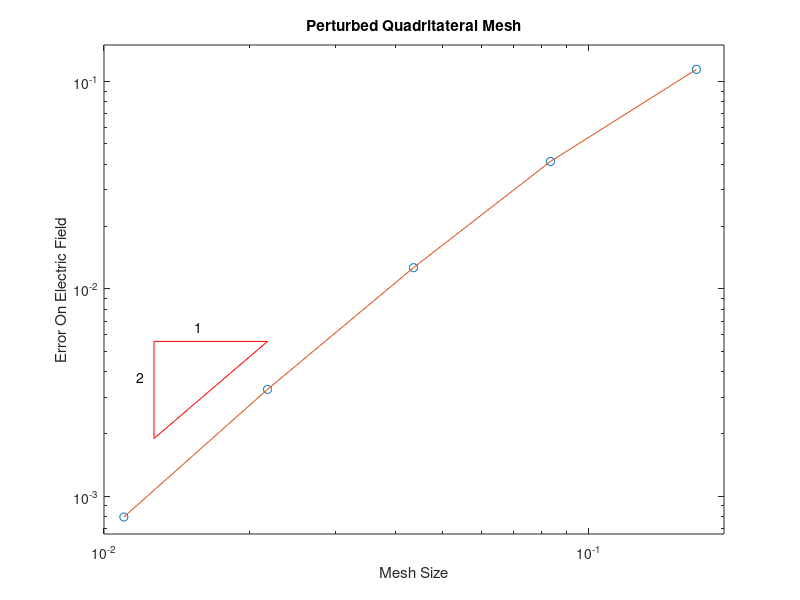

Recreate this plot in MATLAB. (Note: this script raises an error after producing the figure.)
shape = 'quads';
%shape = 'triangles';
%shape = 'voronoi';

switch shape
    case 'triangles'
%%%%%%%%%%%%%%%%%Triangles

h = [0.10101525445522107, 0.05018856132284956, 0.025141822757713456, 0.012525468249897755,...
     0.006261260829309998];%,0.0031355820733239914,0.0015683308166871686];

ElectricError = [0.25767443763803977, 0.08600016556755646, 0.02541229003884713, 0.006691640143879588,...
    0.0016505878226838334];

MagneticError = [2.565164964978283, 1.437687982179637, 0.8718683347666736, 0.46167647448054944,...
    0.2265250908154283];

secondtitle = 'Triangles';




%Plotting the electric field

figure(1)

clf

loglog(h,ElectricError,'o')
%plot(log(h),log(ElectricError));

hold on


loglog(h,ElectricError)
%loglog(h,10^(1)*h.^(1.8))
hold on
%Pick a basis point for the triangle
xseed = 0.9*h(5)+h(4)*0.1;
yseed = 0.01*0.25+0.001*.75;
%desiredSlope Of triangle
slope = 2;
%Another x point
xnext = h(4);


b = log10(yseed/(xseed^slope));


ynext = 10^(b)*xnext^slope;


x = [xseed, xseed, xnext, xseed];
y = [yseed, ynext, ynext, yseed];

loglog(x,y,'r')

text(xseed*0.7+0.3*xnext,ynext+0.001+0.0005,'1')
text(xseed-0.0005,0.5*yseed+0.5*ynext,'2')





title('Triangular Mesh')





%Now the ticks
%The x-axis
leftaxis = 0.01*0.5+.5*0.001;
rightaxis = 0.1+0.01;
upaxis = 0.4;
downaxis = 0.001*0.95+0.05*0.01;

axis([leftaxis rightaxis downaxis upaxis])
xlabel('Mesh Size')

ax = log10(leftaxis);
bx = log10(rightaxis);
tx = ax:(bx-ax)/10:bx;
tx = 10.^(tx);
ay = log10(downaxis);
by = log10(upaxis);
ty = ay:(by-ay)/10:by;
ty = 10.^(ty);

ylabel('Error On Electric Field')

ex = gca;
ex.FontSize =13;


%xticks(tx)
%yticks(ty)
grid on




%Plotting The magnetic Field

figure(2)
clf
loglog(h,MagneticError,'o')
hold on
loglog(h,MagneticError)



hold on

%Pick a basis point for the triangle
xseed = h(4)*0.05+0.95*h(5);
yseed = 0.3;
%desiredSlope Of triangle
slope = 1;
%Another x point
xnext = h(4);


b = log10(yseed/(xseed^slope));


ynext = 10^(b)*xnext^slope;


x = [xseed, xseed, xnext, xseed];
y = [yseed, ynext, ynext, yseed];

loglog(x,y,'r')


text(xseed*0.7+0.3*xnext,ynext+0.01+0.01+0.01+0.01,'1')
text(xseed-0.001/1.5,0.5*yseed+0.5*ynext,'1')










title('Triangular Mesh')
xlabel('Mesh Size')
ylabel('Error On Magnetic Field')


%axis([0.01-0.005 0.1+0.01 0.1+0.1 3])

leftaxis = 0.01-0.005;
rightaxis = 0.1+0.01;
downaxis = 0.1+0.1;
upaxis = 3;

axis([leftaxis rightaxis downaxis upaxis])
xlabel('Mesh Size')

ax = log10(leftaxis);
bx = log10(rightaxis);
tx = ax:(bx-ax)/10:bx;
tx = 10.^(tx);
ay = log10(downaxis);
by = log10(upaxis);
ty = ay:(by-ay)/10:by;
ty = 10.^(ty);

ex = gca;
ex.FontSize =13;

%xticks(tx)
%yticks(ty)

grid on





























    case 'quads'
%%%%%%%%%%%%%%%%%%%PerturbedSquares
%h = [0.471405,0.235702,0.122975,0.0614875,0.0310816,0.0155408,0.00779781];
%The above was the older mesh-size

h = [0.16666666666666666, 0.08333333333333333, 0.043478260869565216, 0.021739130434782608,...
     0.010989010989010988];%, 0.005494505494505494,0.0027548209366391185];

ElectricError = [0.114440086555683, 0.04116361358196967, 0.012656547528009151, 0.0032779829796823587,...
    0.0007945280362943563];

MagneticError = [0.8239224365060367, 0.6334513341946489, 0.33529703808140243, 0.16884095035736615,...
    0.08424444123];
                                                      

secondtitle = 'On Perturbed squares';


%Plotting the electric field

figure(1)

clf

loglog(h,ElectricError,'o')
%plot(log(h),log(ElectricError));

hold on


loglog(h,ElectricError)
%loglog(h,10^(1)*h.^(1.8))
hold on
%Pick a basis point for the triangle
xseed = 0.4*(0.0217+0.01);
yseed = 0.0019;
%desiredSlope Of triangle
slope = 2;
%Another x point
xnext = h(4);


b = log10(yseed/(xseed^slope));


ynext = 10^(b)*xnext^slope;


x = [xseed, xseed, xnext, xseed];
y = [yseed, ynext, ynext, yseed];

loglog(x,y,'r')

text(xseed*0.7+0.3*xnext,ynext+0.001,'1')
text(xseed-0.001,0.5*yseed+0.5*ynext,'2')





title('Perturbed Quadritateral Mesh')
%axis([0.01 0.25 (0.001+0.0001)/2 .15])
xlabel('Mesh Size')
ylabel('Error On Electric Field')

leftaxis = 0.01;
rightaxis = 0.19;
downaxis = 0.001*.62+0.0001*.38;
upaxis = 0.15;

axis([leftaxis rightaxis downaxis upaxis])


ax = log10(leftaxis);
bx = log10(rightaxis);
tx = ax:(bx-ax)/10:bx;
tx = 10.^(tx);
ay = log10(downaxis);
by = log10(upaxis);
ty = ay:(by-ay)/10:by;
ty = 10.^(ty);



%xticks(tx)
%yticks(ty)


ex = gca;
ex.FontSize =13;


grid on



%Plotting The magnetic Field

figure(2)
clf
loglog(h,MagneticError,'o')
hold on
loglog(h,MagneticError)



hold on

%Pick a basis point for the triangle
xseed = h(4)*0.05+0.95*h(5);
yseed = 0.11;
%desiredSlope Of triangle
slope = 1;
%Another x point
xnext = h(4);


b = log10(yseed/(xseed^slope));


ynext = 10^(b)*xnext^slope;


x = [xseed, xseed, xnext, xseed];
y = [yseed, ynext, ynext, yseed];

loglog(x,y,'r')


text(xseed*0.7+0.3*xnext,ynext+0.01+0.001,'1')
text(xseed-0.001,0.5*yseed+0.5*ynext,'1')










title('Perturbed Quadrilateral Mesh')
xlabel('Mesh Size')
ylabel('Error On Magnetic Field')
%axis([0.01 0.25 0.75*10^(-1)+0.25*0.01 1])
grid on

leftaxis = 0.01;
rightaxis = 0.2;
downaxis = 0.75*10^(-1)+0.25*0.01;
upaxis = 1;

axis([leftaxis rightaxis downaxis upaxis])


ax = log10(leftaxis);
bx = log10(rightaxis);
tx = ax:(bx-ax)/10:bx;
tx = 10.^(tx);
ay = log10(downaxis);
by = log10(upaxis);
ty = ay:(by-ay)/10:by;
ty = 10.^(ty);


ex = gca;
ex.FontSize =13;
%xticks(tx)
%yticks(ty)







    case 'voronoi'
%%%%%%%%%%%%%%%%%%%%%%%%%%Voronoi

%h = [0.12803687993289598, 0.06772854614785964, 0.03450327796711771, 0.017476749542968805,...
%     0.008787156237382746];%, 0.004419676355414694,0.0022139558199118672];

%ElectricError = [0.4846671385368301, 0.17629056352803815, 0.0894535222510598, 0.013677866376455412,...
%    0.006616196310031363];

%MagneticError = [4.418879142501644, 2.4900590603987354, 1.2075527434363857, 0.5879063547722386,...
% 0.276556530752596];

h = [0.171499,0.128037,0.0940721,0.0677285,0.0345857,0.0246407];

ElectricError = [0.8528270106417726, 0.4161375289867365, 0.2631698903190134,0.1773556356404628, 0.048334213950323605,...
    0.024966429198926957];

MagneticError = [5.846635716122314, 3.5784520147133114, 3.882480434990292, 2.491257361314027, 1.24380613503858,...
    0.8622777060006687];




secondtitle='Voronoi';



figure(1)

clf

loglog(h,ElectricError,'o')
%plot(log(h),log(ElectricError));

hold on


loglog(h,ElectricError)
%loglog(h,10^(1)*h.^(1.8))
hold on
%Pick a basis point for the triangle
xseed = 0.9*h(6)+h(5)*0.1;
%yseed = 0.0124;
yseed = 0.046;
%desiredSlope Of triangle
slope = 2;
%Another x point
xnext = h(4)*0.25+0.75*h(5);


b = log10(yseed/(xseed^slope));


ynext = 10^(b)*xnext^slope;


x = [xseed, xseed, xnext, xseed];
y = [yseed, ynext, ynext, yseed];

loglog(x,y,'r')

text(xseed*0.7+0.3*xnext,ynext+0.008+0.0005,'1')
text(xseed-0.0011,0.5*yseed+0.5*ynext,'2')





title('Voronoi Tesselation')





%Now the ticks
%The x-axis
%leftaxis = 0.0077;
%rightaxis = 0.1+0.05;
%upaxis = 0.55;
%downaxis = 0.0048;

leftaxis  = 0.022;
rightaxis = 0.22;
upaxis = 1;
downaxis = 0.02;
axis([leftaxis rightaxis downaxis upaxis])
xlabel('Mesh Size')

ax = log10(leftaxis);
bx = log10(rightaxis);
tx = ax:(bx-ax)/10:bx;
tx = 10.^(tx);
ay = log10(downaxis);
by = log10(upaxis);
ty = ay:(by-ay)/10:by;
ty = 10.^(ty);

ylabel('Error On Electric Field')

%xticks(tx)
%yticks(ty)
grid on


ex = gca;
ex.FontSize =13;

%Plotting The magnetic Field

figure(2)
clf
loglog(h,MagneticError,'o')
hold on
loglog(h,MagneticError)

hold on

%Pick a basis point for the triangle
%xseed = h(4)*0.25+0.75*h(5);
%yseed = 0.45;
xseed = 0.9*h(6)+0.1*h(5);
yseed = 1.1;
%desiredSlope Of triangle
slope = 1;
%Another x point
%xnext = h(4);
xnext = h(5)*0.75+0.25*h(4);


b = log10(yseed/(xseed^slope));


ynext = 10^(b)*xnext^slope;


x = [xseed, xseed, xnext, xseed];
y = [yseed, ynext, ynext, yseed];

loglog(x,y,'r')


text(xseed*0.7+0.3*xnext,ynext+0.01+0.01+0.01+0.03,'1')
text(xseed-0.001/1.1,0.5*yseed+0.5*ynext,'1')










title('Voronoi Tesselation')
xlabel('Mesh Size')
ylabel('Error On Magnetic Field')


%axis([0.01-0.005 0.1+0.01 0.1+0.1 3])

%leftaxis = 0.0068*.99+0.01*0.119;
%rightaxis = 0.15;
%downaxis = 0.25;
%upaxis = 5;
leftaxis = 0.023;
rightaxis = 0.2;
downaxis = 0.8;
upaxis = 6.5;
axis([leftaxis rightaxis downaxis upaxis])
xlabel('Mesh Size')

ax = log10(leftaxis);
bx = log10(rightaxis);
tx = ax:(bx-ax)/10:bx;
tx = 10.^(tx);
ay = log10(downaxis);
by = log10(upaxis);
ty = ay:(by-ay)/10:by;
ty = 10.^(ty);

tx = [-2,-1,0];
tx = 10.^(tx);
ty = tx;
xtick=[0.1];
xticklab = cellstr(num2str(round(-log10(xtick(:))), '10^-^%d'));
set(gca,'XTick',xtick,'XTickLabel',xticklab,'TickLabelInterpreter','tex')

ytick=[1];
yticklab = cellstr(num2str(round(-log10(ytick(:))), '10^-^%d'));
set(gca,'YTick',ytick,'YTickLabel',yticklab,'TickLabelInterpreter','tex')



%XTick = [0.1,1];
%XTickLabels = cellstr(num2str(round(log10(XTick(:))), '10^%d'));
%xticks(tx)
%yticks(ty)
%H = axes;
%set(H, 'YTickLabels', {'10^{-1}'})
grid on

ex = gca;
ex.FontSize =13;
end
